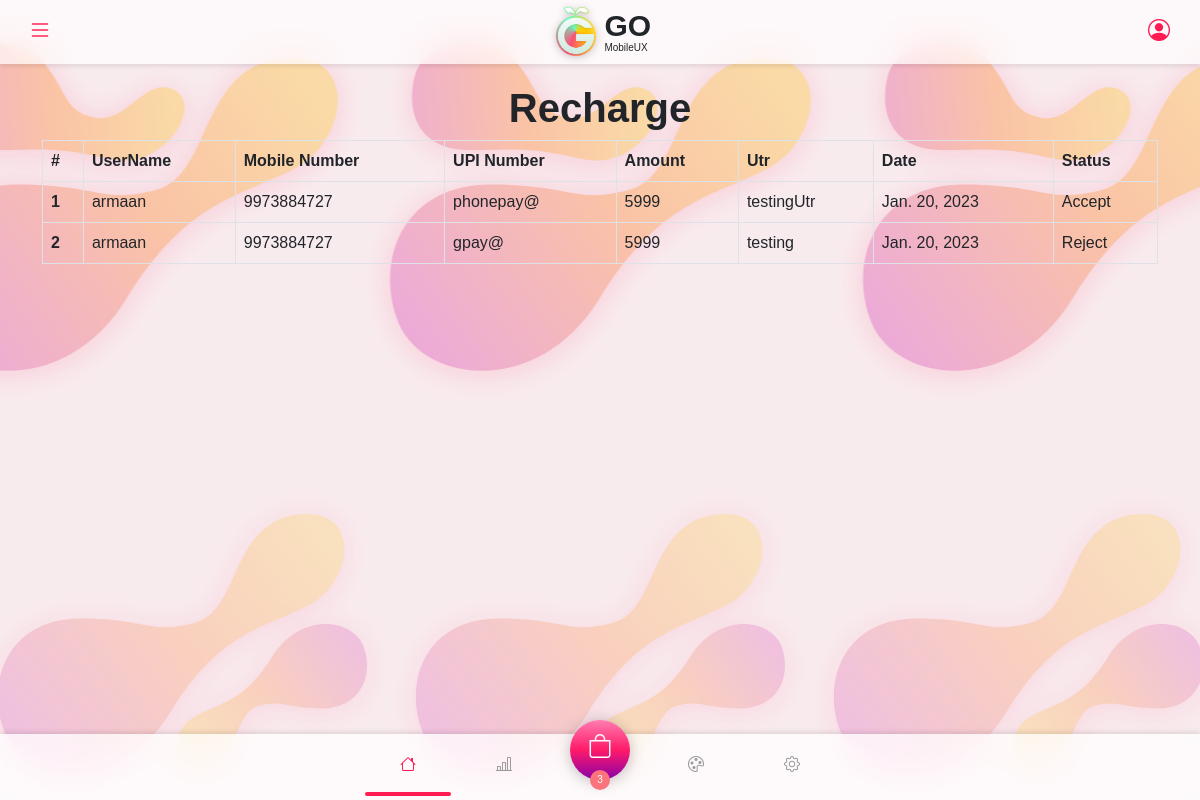
The page /admin_recharge on the database as committed earlier.
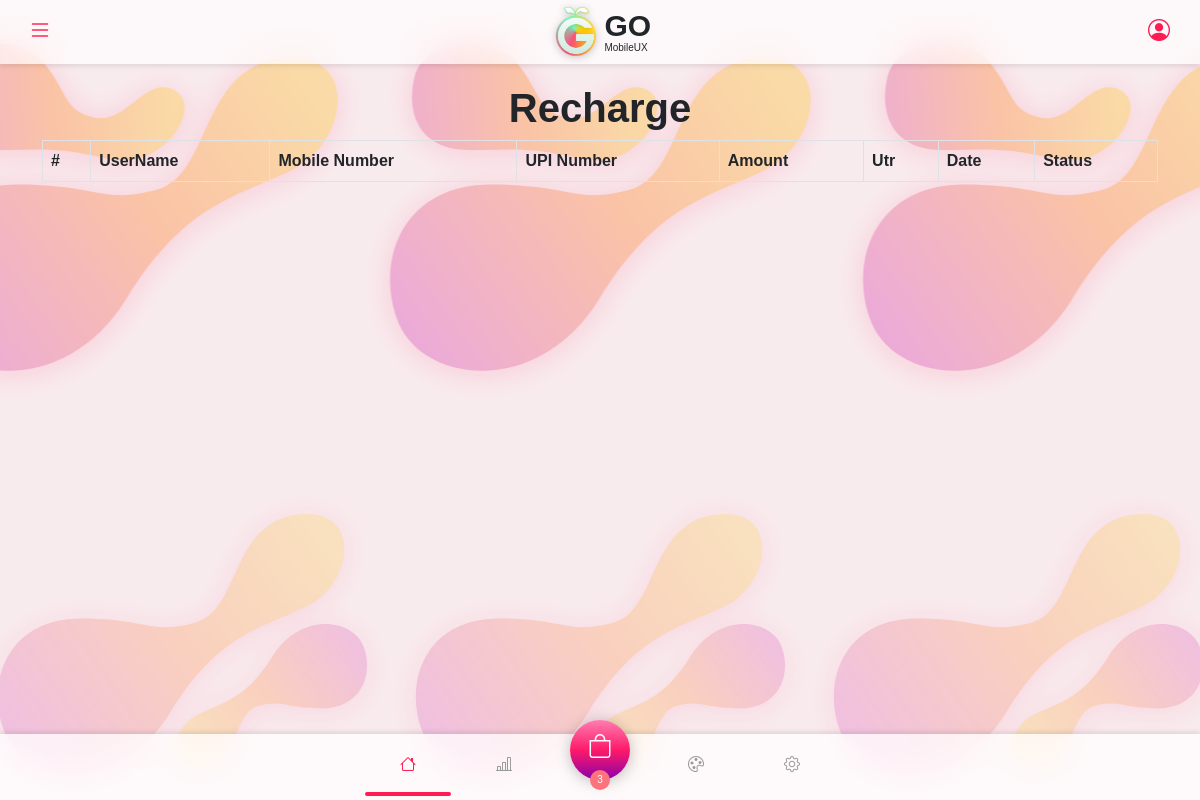
The same page on the database as committed later.
### shopping_app/models.py (models this page shows, shortened)
class Recharge(models.Model):
    user = models.ForeignKey(to=Profile,on_delete=CASCADE)
    upi_id = models.CharField(max_length=100)
    amount = models.PositiveIntegerField()
    utr = models.CharField(max_length=100)
    date = models.DateField(auto_now_add=True)
    recharge_request = models.CharField(max_length=50,choices=recharge_request,default="Pending")

class Profile(models.Model):
    user = models.OneToOneField(to=User,on_delete=CASCADE)
    mobile = models.CharField(max_length=100)
    referral_id = models.CharField(max_length=12,blank=True)
    refer_by = models.CharField(max_length=50,null=True,blank=True)

### shopping_app/views.py (the view)
# urls.py: path('admin_recharge',views.admin_recharge,name="admin_recharge"),
def admin_recharge(request):
    recharge = Recharge.objects.all()
    return render(request,'admin_panel/Recharge/recharge.html',{'recharge':recharge})

### templates/admin_panel/Recharge/recharge.html (shortened to what this page needs)
{% extends 'Base/base.html' %}
{% block main-content %}
<center>
    <h1>Recharge</h1>
</center>
<div class="table-responsive">
<table class="table table-bordered">
    <thead>
      <tr>
        <th scope="col">#</th>
        <th scope="col">UserName</th>
        <th scope="col">Mobile Number</th>
        <th scope="col">UPI Number</th>
        <th scope="col">Amount</th>
        <th scope="col">Utr</th>
        <th scope="col">Date</th>
        <th scope="col">Status</th>
      </tr>
    </thead>
    <tbody>
        {% for i in recharge  %}
      <tr>
        <th scope="row">{{forloop.counter}}</th>
        <td>{{i.user.user.first_name}}</td>
        <td>{{i.user.mobile}}</td>
        <td>{{i.upi_id}}</td>
        <td>{{i.amount}}</td>
        <td>{{i.utr}}</td>
        <td>{{i.date}}</td>
        {% if i.recharge_request == "Pending" %}
        <td><a href="{% url 'recharge_status' i.id %}"><span class="label-success label label-default"><button class="btn-success no-border">Accept</button></span></a> <a href="{% url 'recharge_rejected' i.id%}"><span class="label-danger label label-default pull-right"><button class="btn-danger no-border">Reject</button></span></a>
        {% elif i.recharge_request == "Accept" %}
        <td><span class="label-success label label-default" disabled>Accept</span></td>
        {% else %}
        <td><span class="label-danger label label-default" disabled>Reject</span></td>
        {% endif %}
    </tr>
    {% endfor %}
    </tbody>
  </table>
</div>
{% endblock main-content %}

Rows that differ between the two databases and show on the page:
removed Recharge: user.user.first_name "armaan", user.mobile "9973884727", upi_id "phonepay@", amount "5999", utr "testingUtr", date "Jan. 20, 2023", recharge_request "Accept"
removed Recharge: user.user.first_name "armaan", user.mobile "9973884727", upi_id "gpay@", amount "5999", utr "testing", date "Jan. 20, 2023", recharge_request "Reject"
